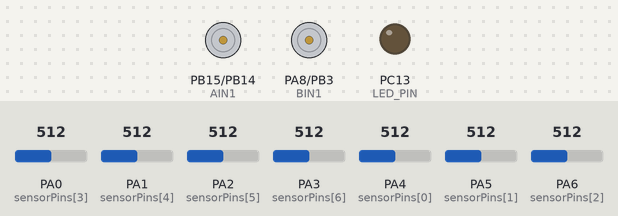
The sketch below on a simulated STM32 Blue Pill. On the bench: motor-driver pin pairs drawn as motors (green arrow = first pin HIGH = forward, orange = second pin HIGH = backward, longer = more drive, scaled by the enable pin), output pins drawn as LEDs (lit = HIGH). The inputs (shaded band) are chosen by the test bench; at power-on: PA0 (sensorPins[3]) = 512, PA1 (sensorPins[4]) = 512, PA4 (sensorPins[0]) = 512, PA3 (sensorPins[6]) = 512, PA2 (sensorPins[5]) = 512, PA5 (sensorPins[1]) = 512, PA6 (sensorPins[2]) = 512 (analog values on the 0–1023 scale).

Above: at 7.3 s.
7.4 s: PA0 (sensorPins[3]) set to 496
At 10.0 s:
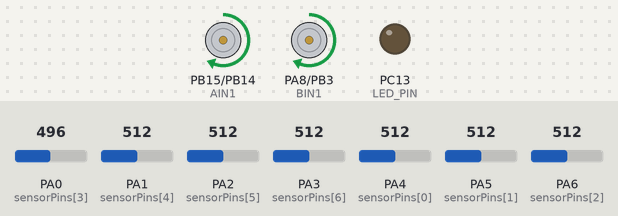
10.4 s: PA1 (sensorPins[4]) set to 306
At 11.6 s:
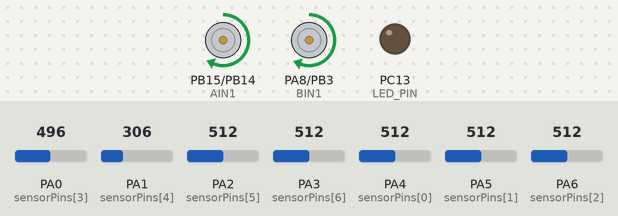
11.9 s: PA4 (sensorPins[0]) set to 495
At 12.7 s:
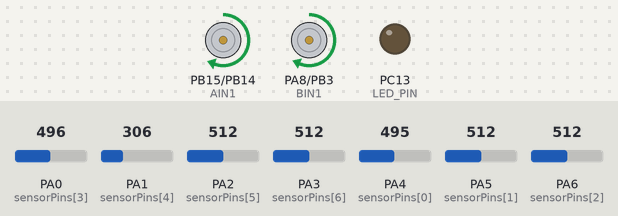
13.4 s: PA3 (sensorPins[6]) set to 306
At 14.1 s:
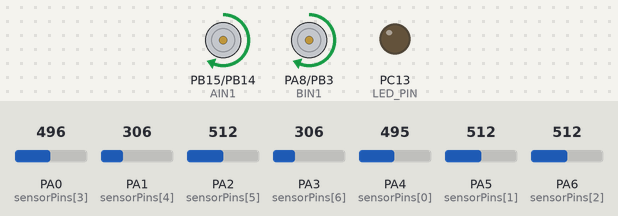
14.9 s: PA2 (sensorPins[5]) set to 306
At 15.3 s:
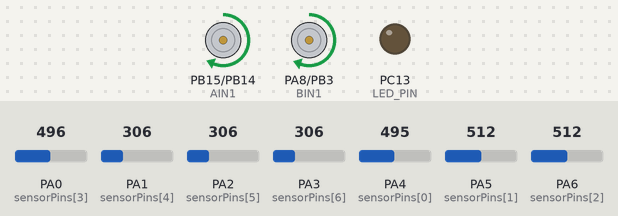
16.4 s: PA5 (sensorPins[1]) set to 306
Timing chart, 0 to 49.6 s (numbered marks = the images above; inputs shaded):
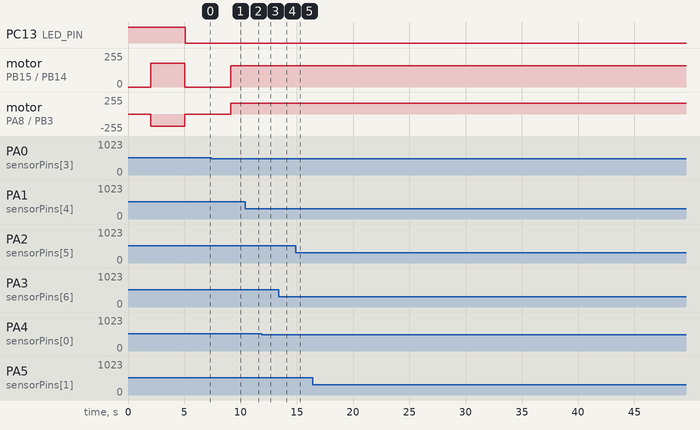

The sketch:

newtry.ino
```cpp
// Arduino Line Following Robot - Linear Array + Classic PID
// - Linear 7-sensor centroid (-3..+3), error = pos - 0
// - Simple PID loop with normalized error scaling
// - Basic recovery/search using last turn direction memory
// - Automatic sensor calibration on boot

#include <Arduino.h>
#include <HardwareSerial.h>

HardwareSerial Serial1(USART1);

// ===== Linear Sensor Array =====
// 7-sensor array: L3, L2, L1, M0, R1, R2, R3
const uint8_t sensorPins[7] = { PA4, PA5, PA6, PA0, PA1, PA2, PA3 };

// Dynamic thresholds (lower reading = black line)
int sensorThresholds[7] = { 2450, 2700, 3100, 3100, 3100, 3100, 2500 };

// Normalized position mapping for centroid (-3..+3) - FIXED OSCILLATION ISSUE
const int SENSOR_POS[7] = { -3, -2, -1, 0, 1, 2, 3 };
static const int CENTER_POS = 0;

// ===== DC Motor Driver Pins =====
#define PWMA PA15
#define AIN2 PB14
#define AIN1 PB15
#define BIN1 PA8
#define BIN2 PB3
#define PWMB PB4

// LED for status
#define LED_PIN PC13

// ===== Timers =====
#define SAMPLE_INTERVAL 1  // ms - INCREASED for stability
#define PID_INTERVAL 1     // ms - INCREASED for stability

// ===== CALIBRATION VARIABLES =====
#define CALIBRATION_DELAY 20     // Delay between samples during rotation
#define CALIBRATION_ROTATION_SPEED 180  // Rotation speed for smooth movement
bool calibrationComplete = false;
int sensorMinValues[7] = {4095, 4095, 4095, 4095, 4095, 4095, 4095};  // Start with max ADC value
int sensorMaxValues[7] = {0, 0, 0, 0, 0, 0, 0};                        // Start with min ADC value
int calibratedThresholds[7] = {0, 0, 0, 0, 0, 0, 0};                   // Will hold calibrated thresholds

// ===== PID - TUNED FOR NORMALIZED ERROR SCALE =====
float Kp = 3.0f;   // INCREASED for normalized scale (-3 to +3)
float Ki = 0.15f;  // START WITH 0 to avoid integral windup
float Kd = 0.2f;   // START WITH 0, add after P is stable

int baseSpeed = 160;
int currentSpeed = 160;

int MAX_CORRECTION = 400;
int ERROR_DEADBAND = 0;

float error = 0, lastError = 0, integral = 0;
unsigned long lastPidTime = 0;
unsigned long lastSampleTime = 0;

// ===== Line/State =====
bool lineDetected = false;
unsigned long lineDetectedTime = 0;
float currentPosition = CENTER_POS;
int lastTurnDirection = 0;  // -1 left, +1 right, 0 straight
bool inRecoveryMode = false;
unsigned long recoveryStartTime = 0;

bool robotRunning = true;
unsigned long bootTime = 0;

// ===== Forward Decls =====
static void executeLineFollowing();
static void run();
static void performSensorCalibration();
static void displayCalibrationStatus();

// ===== Normalized linear position reading: -3..+3, or -999 if none =====
float readLinePositionLinear() {
  long weightedSum = 0;
  long weight = 0;
  int activeCount = 0;

  for (int i = 0; i < 7; i++) {
    int v = analogRead(sensorPins[i]);
    // black line detection: reading below threshold
    if (v < sensorThresholds[i]) {
      weightedSum += (long)SENSOR_POS[i];
      weight += 1;
      activeCount++;
    }
  }

  if (activeCount == 0 || weight == 0) return -999.0f;  // no line
  float pos = (float)weightedSum / (float)weight;
  // clamp to bounds
  if (pos < -3.0f) pos = -3.0f;
  if (pos > 3.0f) pos = 3.0f;
  return pos;
}

// ===== Motor helpers =====
void leftMotor(int speed) {
  if (speed >= 0) {
    digitalWrite(AIN1, HIGH);
    digitalWrite(AIN2, LOW);
  } else {
    digitalWrite(AIN1, LOW);
    digitalWrite(AIN2, HIGH);
    speed = -speed;
  }
  analogWrite(PWMA, constrain(speed, 0, 255));
}

void rightMotor(int speed) {
  if (speed >= 0) {
    digitalWrite(BIN1, HIGH);
    digitalWrite(BIN2, LOW);
  } else {
    digitalWrite(BIN1, LOW);
    digitalWrite(BIN2, HIGH);
    speed = -speed;
  }
  analogWrite(PWMB, constrain(speed, 0, 255));
}

void stopMotors() {
  leftMotor(0);
  rightMotor(0);
}

// ===== Recovery patterns =====
void sharpLeftTurn() {
  leftMotor(-200);
  rightMotor(200);
}
void sharpRightTurn() {
  leftMotor(200);
  rightMotor(-200);
}

void fastLeftSearch() {
  leftMotor(50);
  rightMotor(200);
}
void fastRightSearch() {
  leftMotor(200);
  rightMotor(50);
}

// ===== Main LF logic (normalized + stable PID) =====
void executeLineFollowing() {
  if (!robotRunning) {
    stopMotors();
    return;
  }

  unsigned long now = millis();


  float pos = readLinePositionLinear();
  if (pos > -900.0f) {  // Line detected (not -999)
    lineDetected = true;
    lineDetectedTime = now;
    currentPosition = pos;

    // update last turn bias from side dominance
    if (pos < CENTER_POS - 0.5f) lastTurnDirection = -1;
    else if (pos > CENTER_POS + 0.5f) lastTurnDirection = +1;
    else lastTurnDirection = 0;

    inRecoveryMode = false;
  } else {
    lineDetected = false;
  }

  if (lineDetected && (now - lineDetectedTime) < 100) {
    // Normal PID on normalized lateral error
    error = currentPosition - CENTER_POS;  // Now error is -3 to +3

    // Deadband & anti-wobble
    if (abs(error) < ERROR_DEADBAND) {
      error = 0;
      integral = 0;
    }

    float dt = PID_INTERVAL / 1000.0f;

    // Integral control (currently disabled to avoid windup)
    if (Ki > 0) {
      integral += error * dt;
    }

    // Derivative control (currently disabled to avoid spikes)
    float derivative = 0;
    if (Kd > 0) {
      derivative = (error - lastError) / dt;
    }

    float rawCorrection = Kp * error + Ki * integral + Kd * derivative;

    // clamp correction to prevent oscillation
    float correction = constrain(rawCorrection, -MAX_CORRECTION, MAX_CORRECTION);
    lastError = error;

    // Motor speeds - keep both motors mostly forward
    int leftSpeed = currentSpeed + (int)correction;
    int rightSpeed = currentSpeed - (int)correction;


    leftMotor(constrain(leftSpeed, -255, 255));
    rightMotor(constrain(rightSpeed, -255, 255));
  } else {
    // === Recovery/Search when line lost ===
    unsigned long timeSinceLoss = now - lineDetectedTime;

    // Start recovery mode only after 100ms to avoid false triggers
    if (timeSinceLoss >= 100) {
      if (!inRecoveryMode) {
        inRecoveryMode = true;
        recoveryStartTime = now;
      }

      if (timeSinceLoss < 2000) {
        // Use last turn memory to bias
        if (lastTurnDirection == -1) {
          if (timeSinceLoss < 200) {
            // Small corrective left nudge
            leftMotor(-50);
            rightMotor(120);
          } else if (timeSinceLoss < 600) {
            // If still lost, then sharper left
            sharpLeftTurn();
          } else {
            // Fallback fast search
            fastLeftSearch();
          }
        } else if (lastTurnDirection == +1) {
          if (timeSinceLoss < 200) {
            // Small corrective right nudge
            leftMotor(120);
            rightMotor(-50);
          } else if (timeSinceLoss < 600) {
            // If still lost, then sharper right
            sharpRightTurn();
          } else {
            // Fallback fast search
            fastRightSearch();
          }
        } else {
          // No bias → try left then right then sweep
          if (timeSinceLoss < 300) {
            sharpLeftTurn();
          } else if (timeSinceLoss < 600) {
            sharpRightTurn();
          } else {
            fastLeftSearch();
          }
        }
      } else {
        // Timeout → stop & reset
        stopMotors();
        integral = 0;
        currentPosition = CENTER_POS;
      }
    }
  }
}

// ===== CALIBRATION FUNCTIONS =====
void performSensorCalibration() {
  Serial1.println("=== STARTING SENSOR CALIBRATION ===");
  Serial1.println("Place robot on white surface (no black line)");
  Serial1.println("Robot will rotate clockwise for 3 seconds during calibration");
  Serial1.println("Calibrating in 3 seconds...");

  // Turn LED ON during calibration
  digitalWrite(LED_PIN, HIGH);

  // Wait for user to place robot on white surface
  delay(1000);

  Serial1.println("Starting clockwise rotation...");

  // Start clockwise rotation and keep it going for 3 seconds
  leftMotor(CALIBRATION_ROTATION_SPEED);
  rightMotor(-CALIBRATION_ROTATION_SPEED);

  // Take samples while rotating for exactly 3 seconds
  unsigned long startTime = millis();
  unsigned long sampleCount = 0;

  while (millis() - startTime < 3000) {  // Rotate for exactly 3 seconds
    // Read all sensors
    for (int sensor = 0; sensor < 7; sensor++) {
      int value = analogRead(sensorPins[sensor]);

      // Update min and max values for each sensor
      if (value < sensorMinValues[sensor]) {
        sensorMinValues[sensor] = value;
      }
      if (value > sensorMaxValues[sensor]) {
        sensorMaxValues[sensor] = value;
      }
    }

    sampleCount++;

    // Keep rotating - no direction changes, just continuous clockwise rotation
    delay(CALIBRATION_DELAY);
  }

  // Stop motors after calibration
  stopMotors();
  Serial1.println("Calibration rotation complete, stopping motors...");

  // Calculate calibrated thresholds (middle value between min and max)
  Serial1.println("Calculating calibrated thresholds...");
  for (int sensor = 0; sensor < 7; sensor++) {
    // Calculate threshold as middle value between min and max
    calibratedThresholds[sensor] = (sensorMinValues[sensor] + sensorMaxValues[sensor]) / 2;

    // Add a small offset to make detection more reliable
    // This ensures the threshold is slightly below the middle for better black line detection
    int offset = (sensorMaxValues[sensor] - sensorMinValues[sensor]) * 0.2;  // 20% offset
    calibratedThresholds[sensor] -= offset;

    // Ensure threshold is within valid range
    calibratedThresholds[sensor] = constrain(calibratedThresholds[sensor], 0, 4095);

    // Print calibration results for each sensor
    Serial1.print("Sensor ");
    Serial1.print(sensor);
    Serial1.print(": Min=");
    Serial1.print(sensorMinValues[sensor]);
    Serial1.print(", Max=");
    Serial1.print(sensorMaxValues[sensor]);
    Serial1.print(", Threshold=");
    Serial1.println(calibratedThresholds[sensor]);
  }

  // Update the global sensor thresholds with calibrated values
  for (int i = 0; i < 7; i++) {
    sensorThresholds[i] = calibratedThresholds[i];
  }

  calibrationComplete = true;
  Serial1.println("=== CALIBRATION COMPLETE ===");
  Serial1.println("Place robot on black line to test...");
  Serial1.println("Waiting 3 seconds before starting line following...");

  // Turn LED OFF after calibration is complete
  digitalWrite(LED_PIN, LOW);

  delay(1000);
}

void displayCalibrationStatus() {
  if (calibrationComplete) {
    Serial1.println("=== CALIBRATION STATUS ===");
    for (int i = 0; i < 7; i++) {
      Serial1.print("Sensor ");
      Serial1.print(i);
      Serial1.print(": Threshold=");
      Serial1.print(sensorThresholds[i]);
      Serial1.print(" (Min=");
      Serial1.print(sensorMinValues[i]);
      Serial1.print(", Max=");
      Serial1.print(sensorMaxValues[i]);
      Serial1.println(")");
    }
    Serial1.println("========================");
  } else {
    Serial1.println("Calibration not yet performed!");
  }
}

// ===== Setup / Loop =====
void setup() {
  analogReadResolution(12);
  Serial1.begin(115200);
  for (int i = 0; i < 7; i++) pinMode(sensorPins[i], INPUT);

  pinMode(PWMA, OUTPUT);
  pinMode(AIN1, OUTPUT);
  pinMode(AIN2, OUTPUT);
  pinMode(PWMB, OUTPUT);
  pinMode(BIN1, OUTPUT);
  pinMode(BIN2, OUTPUT);

  pinMode(LED_PIN, OUTPUT);
  digitalWrite(LED_PIN, HIGH);

  // Wait for serial to be ready
  delay(1000);

  Serial1.println("=== ARDUINO LINE FOLLOWER ROBOT ===");
  Serial1.println("Starting sensor calibration...");

  // Perform sensor calibration on boot
  performSensorCalibration();

  // Display calibration results
  displayCalibrationStatus();

  Serial1.println("=== ROBOT READY FOR LINE FOLLOWING ===");
  Serial1.println("Place robot on black line to start...");

  bootTime = millis();
}

void loop() {
  if (millis() - bootTime > 3000) {
    run();
  }
}

static void run() {
  executeLineFollowing();
}
```

Measured:
- the behaviour switches between 512 and 511 on PA0 (sensorPins[3]) (found by bisection; images 0 and 1)
- after the input at 7.4 s, motor on PB15 (AIN1) / PB14 (AIN2), motor on PA8 (BIN1) / PB3 (BIN2): stopped → forward 160/255 after 1.7 s
- after the input at 10.4 s, motor on PB15 (AIN1) / PB14 (AIN2): forward 160/255 → forward 161/255 at once; motor on PA8 (BIN1) / PB3 (BIN2): forward 160/255 → forward 159/255 at once
- after the input at 11.9 s, motor on PB15 (AIN1) / PB14 (AIN2): forward 161/255 → forward 159/255 at once, → forward 158/255 1.1 s later; motor on PA8 (BIN1) / PB3 (BIN2): forward 159/255 → forward 161/255 at once, → forward 162/255 1.1 s later
- after the input at 13.4 s, motor on PB15 (AIN1) / PB14 (AIN2): forward 158/255 → forward 160/255 at once; motor on PA8 (BIN1) / PB3 (BIN2): forward 162/255 → forward 160/255 at once
- after the input at 14.9 s, motor on PB15 (AIN1) / PB14 (AIN2): forward 160/255 → forward 161/255 at once; motor on PA8 (BIN1) / PB3 (BIN2): forward 160/255 → forward 159/255 at once
